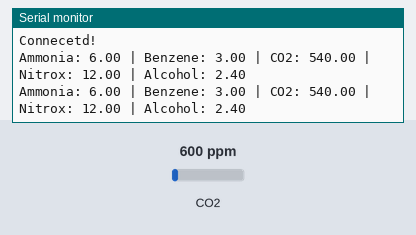
This sketch was run on a simulated ESP8266 (NodeMCU). Shown: the last lines printed to the serial monitor. The test bench sets the inputs (shaded band); at power-on: CO2 600 ppm. WiFi joins after 1.5 s; servers stay silent unless stated.

Above: at 3.9 s.
4.0 s: CO2 set to 452 ppm
At 4.0 s:
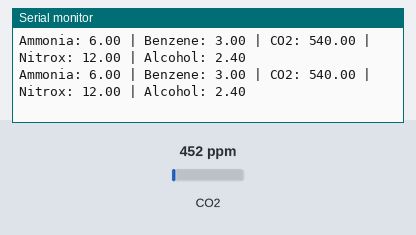
7.0 s: CO2 set to 1050 ppm
At 7.3 s:
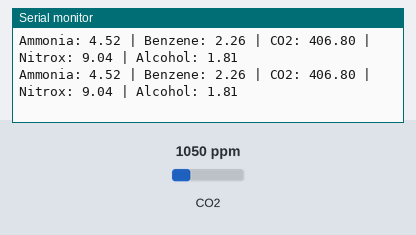
Timing chart, 0 to 10.0 s (numbered marks = the images above; inputs shaded):
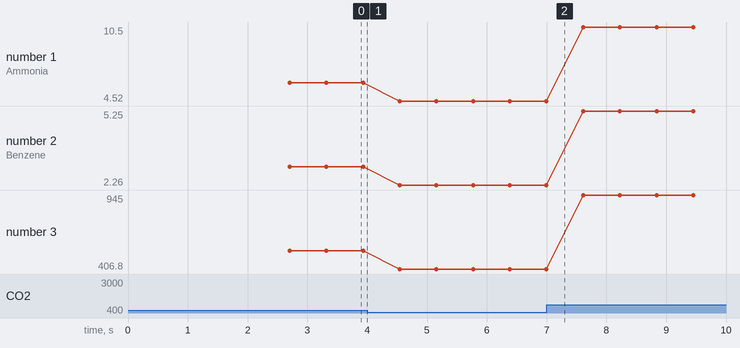

Measured:
- plotted number 1: 6 → 4.52 after the input at 4.0 s, 4.52 → 10.5 after the input at 7.0 s
- plotted number 2: 3 → 2.26 after the input at 4.0 s, 2.26 → 5.25 after the input at 7.0 s
- plotted number 3: 540 → 406.8 after the input at 4.0 s, 406.8 → 945 after the input at 7.0 s

The sketch:

MQ135.ino
```cpp
#include <MQ135.h>
#include <ESP8266WiFi.h>
#include <ArduinoWebsockets.h>
//#include <WebSocketClient.h>
//boolean handshakeFailed=0;
String data= "";
//char path[] = "/ws";   //identifier of this device
//char* host = "192.168.1.41";  //replace this ip address with the ip address of your Node.Js server
//const int espport= 3000;

//WebSocketClient webSocketClient;
//unsigned long previousMillis = 0;
//unsigned long currentMillis;
//unsigned long interval=300; //interval for sending data to the websocket server in ms
// Use WiFiClient class to create TCP connections
using namespace websockets;
WebsocketsClient client;
const char* ssid = "Airte"; //Enter SSID
const char* password = "air22086"; //Enter Password
const char* websockets_server_host = "192.168.1.12"; //Enter server adress
const uint16_t websockets_server_port = 3000; // Enter server port

const int MQ135_PIN = A0; // Define the pin with the MQ135
MQ135 gasSensor = MQ135(MQ135_PIN);

void setup() {
  Serial.begin(9600); // Starts the serial communication
  Serial.println("MQ135 Gas Sensor with NodeMCU");
  WiFi.begin(ssid, password);

  while (WiFi.status() != WL_CONNECTED) {
    delay(500);
  }

//  wsconnect();
    bool connected = client.connect(websockets_server_host, websockets_server_port, "/ws");
    if(connected) {
        Serial.println("Connecetd!");
//
    } else {
        Serial.println("Not Connected!");
    }

    // run callback when messages are received
//    client.onMessage([&](WebsocketsMessage message) {
//        Serial.print("Got Message: ");
//        Serial.println(message.data());
//    });
  delay(1000);
}

void loop() {

  float rzero = gasSensor.getRZero();
  float correctedRZero = gasSensor.getCorrectedRZero(20, 65); // Example values; use a DHT sensor for actual temperature and humidity
  float resistance = gasSensor.getResistance();
  float ppm = gasSensor.getPPM();

  // Factors calibrated
  float ammonia = ppm * 0.01;
  float benzene = ppm * 0.005;
  float co2 = ppm * 0.9;
  float nitrox = ppm * 0.02;
  float alcohol = ppm * 0.004;

  Serial.printf("Ammonia: %.2f | Benzene: %.2f | CO2: %.2f | Nitrox: %.2f | Alcohol: %.2f\n",
     ammonia, benzene, co2, nitrox, alcohol);
    data = "{\"Ammonia\": "+(String)ammonia+" , \"Benzene\": "+(String)benzene+" , \"CO2\": "+(String)co2+" , \"Nitrox\": "+(String)nitrox+" , \"Alcohol\": "+(String)alcohol+"}";
    client.send(data);
    delay(200);
  delay(400); // Wait for a second to get stable readings
}
```
